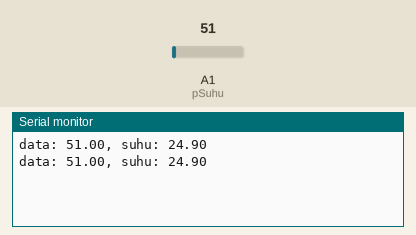
This sketch was run on a simulated Arduino Uno, built with avr-gcc and run on an emulated ATmega328P. Shown: the last lines printed to the serial monitor. Inputs (shaded band) come from the test bench; at power-on: A1 (pSuhu) = 51.

Above: at 1.8 s.
1.9 s: A1 (pSuhu) set to 61
At 2.8 s:
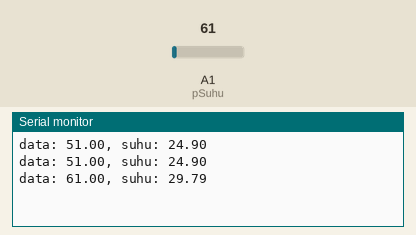
3.4 s: A1 (pSuhu) set to 71
At 4.5 s:
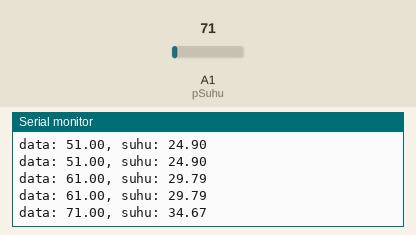
Timing chart, 0 to 6.4 s (numbered marks = the images above; inputs shaded):
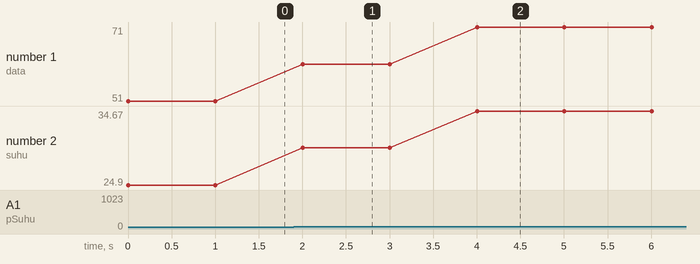

The sketch:

sensor_suhu.ino
```cpp
const int pSuhu = A1;
float suhu, data;

void setup() {
  // put your setup code here, to run once:
  Serial.begin(9600);
  pinMode(pSuhu, INPUT);

}

void loop() {
  // put your main code here, to run repeatedly:
  data = analogRead(pSuhu);
  suhu = data / 2.0479;

  Serial.print("data: ");
  Serial.print(data);
  Serial.print(", suhu: ");
  Serial.print(suhu);
  Serial.println();
  delay(1000);
}
```

Measured:
- after the input at 1.9 s, the serial monitor: prints a new line after 0.10 s (image 1)
- after the input at 3.4 s, the serial monitor: prints a new line after 0.60 s (image 2)
- plotted number 1: 51 → 61 after the input at 1.9 s, 61 → 71 after the input at 3.4 s
- plotted number 2: 24.9 → 29.79 after the input at 1.9 s, 29.79 → 34.67 after the input at 3.4 s
